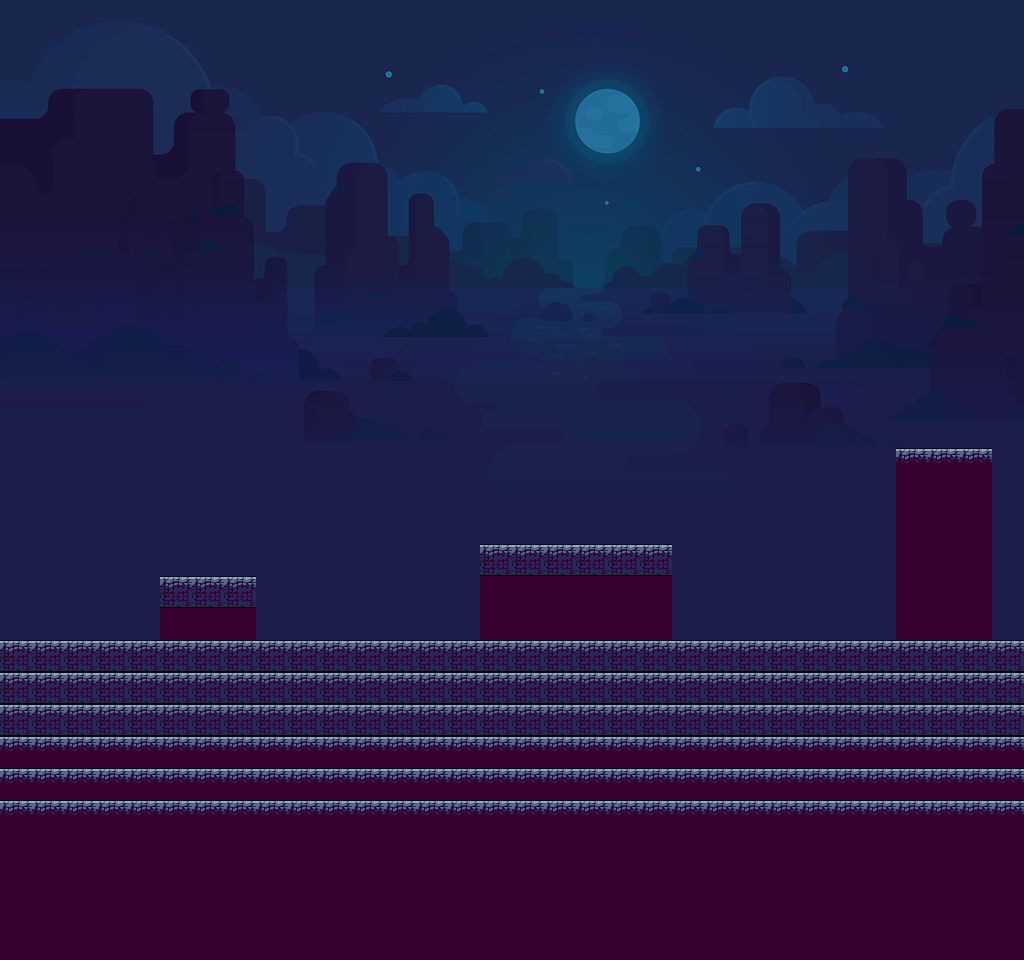

This game map was drawn from its Tiled (.tmx) file and the tilesets committed beside it. A one-line description and the full map source follow:
An orthogonal 32x30 tile map with 32x32 px tiles, 2 tile layers (Tile Layer 1, floor) and 9 objects (2x skeleton, player, monster).

<map version="1.9" tiledversion="1.9.2" orientation="orthogonal" renderorder="right-down" width="32" height="30" tilewidth="32" tileheight="32" infinite="0" nextlayerid="5" nextobjectid="14">
 <tileset firstgid="1" source="TutorialTiledSet.tsx" />
 <layer id="1" name="Tile Layer 1" width="32" height="30" opacity="0.89">
  <data encoding="csv">
0,0,0,0,0,0,0,0,0,0,0,0,0,0,0,0,0,0,0,0,0,0,0,0,0,0,0,0,0,0,0,0,
0,0,0,0,0,0,0,0,0,0,0,0,0,0,0,0,0,0,0,0,0,0,0,0,0,0,0,0,0,0,0,0,
0,0,0,0,0,0,0,0,0,0,0,0,0,0,0,0,0,0,0,0,0,0,0,0,0,0,0,0,0,0,0,0,
0,0,0,0,0,0,0,0,0,0,0,0,0,0,0,0,0,0,0,0,0,0,0,0,0,0,0,0,0,0,0,0,
0,0,0,0,0,0,0,0,0,0,0,0,0,0,0,0,0,0,0,0,0,0,0,0,0,0,0,0,0,0,0,0,
0,0,0,0,0,0,0,0,0,0,0,0,0,0,0,0,0,0,0,0,0,0,0,0,0,0,0,0,0,0,0,0,
0,0,0,0,0,0,0,0,0,0,0,0,0,0,0,0,0,0,0,0,0,0,0,0,0,0,0,0,0,0,0,0,
0,0,0,0,0,0,0,0,0,0,0,0,0,0,0,0,0,0,0,0,0,0,0,0,0,0,0,0,0,0,0,0,
0,0,0,0,0,0,0,0,0,0,0,0,0,0,0,0,0,0,0,0,0,0,0,0,0,0,0,0,0,0,0,0,
0,0,0,0,0,0,0,0,0,0,0,0,0,0,0,0,0,0,0,0,0,0,0,0,0,0,0,0,0,0,0,0,
0,0,0,0,0,0,0,0,0,0,0,0,0,0,0,0,0,0,0,0,0,0,0,0,0,0,0,0,0,0,0,0,
0,0,0,0,0,0,0,0,0,0,0,0,0,0,0,0,0,0,0,0,0,0,0,0,0,0,0,0,0,0,0,0,
0,0,0,0,0,0,0,0,0,0,0,0,0,0,0,0,0,0,0,0,0,0,0,0,0,0,0,0,0,0,0,0,
0,0,0,0,0,0,0,0,0,0,0,0,0,0,0,0,0,0,0,0,0,0,0,0,0,0,0,0,0,0,0,0,
0,0,0,0,0,0,0,0,0,0,0,0,0,0,0,0,0,0,0,0,0,0,0,0,0,0,0,0,0,0,0,0,
0,0,0,0,0,0,0,0,0,0,0,0,0,0,0,0,0,0,0,0,0,0,0,0,0,0,0,0,0,0,0,0,
0,0,0,0,0,0,0,0,0,0,0,0,0,0,0,0,0,0,0,0,0,0,0,0,0,0,0,0,0,0,0,0,
0,0,0,0,0,0,0,0,0,0,0,0,0,0,0,0,0,0,0,0,0,0,0,0,0,0,0,0,0,0,0,0,
0,0,0,0,0,0,0,0,0,0,0,0,0,0,0,0,0,0,0,0,0,0,0,0,0,0,0,0,0,0,0,0,
37,0,0,0,0,0,0,0,0,0,0,0,0,0,0,0,0,0,0,0,0,0,0,0,0,0,0,0,0,0,0,0,
0,0,0,0,0,0,0,0,0,0,0,0,0,0,0,0,0,0,0,0,0,0,0,0,0,0,0,0,0,0,0,0,
0,0,0,0,0,0,0,0,0,0,0,0,0,0,0,0,0,0,0,0,0,0,0,0,0,0,0,0,0,0,0,0,
0,0,0,0,0,0,0,0,0,0,0,0,0,0,0,0,0,0,0,0,0,0,0,0,0,0,0,0,0,0,0,0,
0,0,0,0,0,0,0,0,0,0,0,0,0,0,0,0,0,0,0,0,0,0,0,0,0,0,0,0,0,0,0,0,
0,0,0,0,0,0,0,0,0,0,0,0,0,0,0,0,0,0,0,0,0,0,0,0,0,0,0,0,0,0,0,0,
0,0,0,0,0,0,0,0,0,0,0,0,0,0,0,0,0,0,0,0,0,0,0,0,0,0,0,0,0,0,0,0,
0,0,0,0,0,0,0,0,0,0,0,0,0,0,0,0,0,0,0,0,0,0,0,0,0,0,0,0,0,0,0,0,
0,0,0,0,0,0,0,0,0,0,0,0,0,0,0,0,0,0,0,0,0,0,0,0,0,0,0,0,0,0,0,0,
0,0,0,0,0,0,0,0,0,0,0,0,0,0,0,0,0,0,0,0,0,0,0,0,0,0,0,0,0,0,0,0,
0,0,0,0,0,0,0,0,0,0,0,0,0,0,0,0,0,0,0,0,0,0,0,0,0,0,0,0,0,0,0,0
</data>
 </layer>
 <layer id="2" name="floor" width="32" height="30">
  <data encoding="csv">
0,0,0,0,0,0,0,0,0,0,0,0,0,0,0,0,0,0,0,0,0,0,0,0,0,0,0,0,0,0,0,0,
0,0,0,0,0,0,0,0,0,0,0,0,0,0,0,0,0,0,0,0,0,0,0,0,0,0,0,0,0,0,0,0,
0,0,0,0,0,0,0,0,0,0,0,0,0,0,0,0,0,0,0,0,0,0,0,0,0,0,0,0,0,0,0,0,
0,0,0,0,0,0,0,0,0,0,0,0,0,0,0,0,0,0,0,0,0,0,0,0,0,0,0,0,0,0,0,0,
0,0,0,0,0,0,0,0,0,0,0,0,0,0,0,0,0,0,0,0,0,0,0,0,0,0,0,0,0,0,0,0,
0,0,0,0,0,0,0,0,0,0,0,0,0,0,0,0,0,0,0,0,0,0,0,0,0,0,0,0,0,0,0,0,
0,0,0,0,0,0,0,0,0,0,0,0,0,0,0,0,0,0,0,0,0,0,0,0,0,0,0,0,0,0,0,0,
0,0,0,0,0,0,0,0,0,0,0,0,0,0,0,0,0,0,0,0,0,0,0,0,0,0,0,0,0,0,0,0,
0,0,0,0,0,0,0,0,0,0,0,0,0,0,0,0,0,0,0,0,0,0,0,0,0,0,0,0,0,0,0,0,
0,0,0,0,0,0,0,0,0,0,0,0,0,0,0,0,0,0,0,0,0,0,0,0,0,0,0,0,0,0,0,0,
0,0,0,0,0,0,0,0,0,0,0,0,0,0,0,0,0,0,0,0,0,0,0,0,0,0,0,0,0,0,0,0,
0,0,0,0,0,0,0,0,0,0,0,0,0,0,0,0,0,0,0,0,0,0,0,0,0,0,0,0,0,0,0,0,
0,0,0,0,0,0,0,0,0,0,0,0,0,0,0,0,0,0,0,0,0,0,0,0,0,0,0,0,0,0,0,0,
0,0,0,0,0,0,0,0,0,0,0,0,0,0,0,0,0,0,0,0,0,0,0,0,0,0,0,0,0,0,0,0,
0,0,0,0,0,0,0,0,0,0,0,0,0,0,0,0,0,0,0,0,0,0,0,0,0,0,0,0,12,12,12,0,
0,0,0,0,0,0,0,0,0,0,0,0,0,0,0,0,0,0,0,0,0,0,0,0,0,0,0,0,11,11,11,0,
0,0,0,0,0,0,0,0,0,0,0,0,0,0,0,0,0,0,0,0,0,0,0,0,0,0,0,0,11,11,11,0,
0,0,0,0,0,0,0,0,0,0,0,0,0,0,0,34,34,34,34,34,34,0,0,0,0,0,0,0,11,11,11,0,
0,0,0,0,0,34,34,34,0,0,0,0,0,0,0,11,11,11,11,11,11,0,0,0,0,0,0,0,11,11,11,0,
0,0,0,0,0,11,11,11,0,0,0,0,0,0,0,11,11,11,11,11,11,0,0,0,0,0,0,0,11,11,11,0,
34,34,34,34,34,34,34,34,34,34,34,34,34,34,34,34,34,34,34,34,34,34,34,34,34,34,34,34,34,34,34,34,
34,34,34,34,34,34,34,34,34,34,34,34,34,34,34,34,34,34,34,34,34,34,34,34,34,34,34,34,34,34,34,34,
34,34,34,34,34,34,34,34,34,34,34,34,34,34,34,34,34,34,34,34,34,34,34,34,34,34,34,34,34,34,34,34,
12,12,12,12,12,12,12,12,12,12,12,12,12,12,12,12,12,12,12,12,12,12,12,12,12,12,12,12,12,12,12,12,
12,12,12,12,12,12,12,12,12,12,12,12,12,12,12,12,12,12,12,12,12,12,12,12,12,12,12,12,12,12,12,12,
12,12,12,12,12,12,12,12,12,12,12,12,12,12,12,12,12,12,12,12,12,12,12,12,12,12,12,12,12,12,12,12,
11,11,11,11,11,11,11,11,11,11,11,11,11,11,11,11,11,11,11,11,11,11,11,11,11,11,11,11,11,11,11,11,
11,11,11,11,11,11,11,11,11,11,11,11,11,11,11,11,11,11,11,11,11,11,11,11,11,11,11,11,11,11,11,11,
11,11,11,11,11,11,11,11,11,11,11,11,11,11,11,11,11,11,11,11,11,11,11,11,11,11,11,11,11,11,11,11,
11,11,11,11,11,11,11,11,11,11,11,11,11,11,11,11,11,11,11,11,11,11,11,11,11,11,11,11,11,11,11,11
</data>
 </layer>
 <objectgroup id="4" name="objects">
  <object id="1" name="player" x="32" y="576" width="32" height="32" />
  <object id="4" name="skeleton" x="480" y="512" width="32" height="32" />
  <object id="5" name="skeleton" x="224" y="544" width="32" height="32" />
  <object id="6" name="monster" x="928" y="384" width="32" height="64" />
  <object id="8" x="1108.9" y="729.949" width="3.35352" />
  <object id="10" x="0" y="640">
   <polygon points="0,0 1024,0 1024,320 0,320" />
  </object>
  <object id="11" x="160" y="576">
   <polygon points="0,0 0,64 96,64 96,0" />
  </object>
  <object id="12" x="480" y="544">
   <polygon points="0,0 0,96 192,96 192,0" />
  </object>
  <object id="13" x="896" y="448">
   <polygon points="0,0 0,192 96,192 96,0" />
  </object>
 </objectgroup>
</map>
